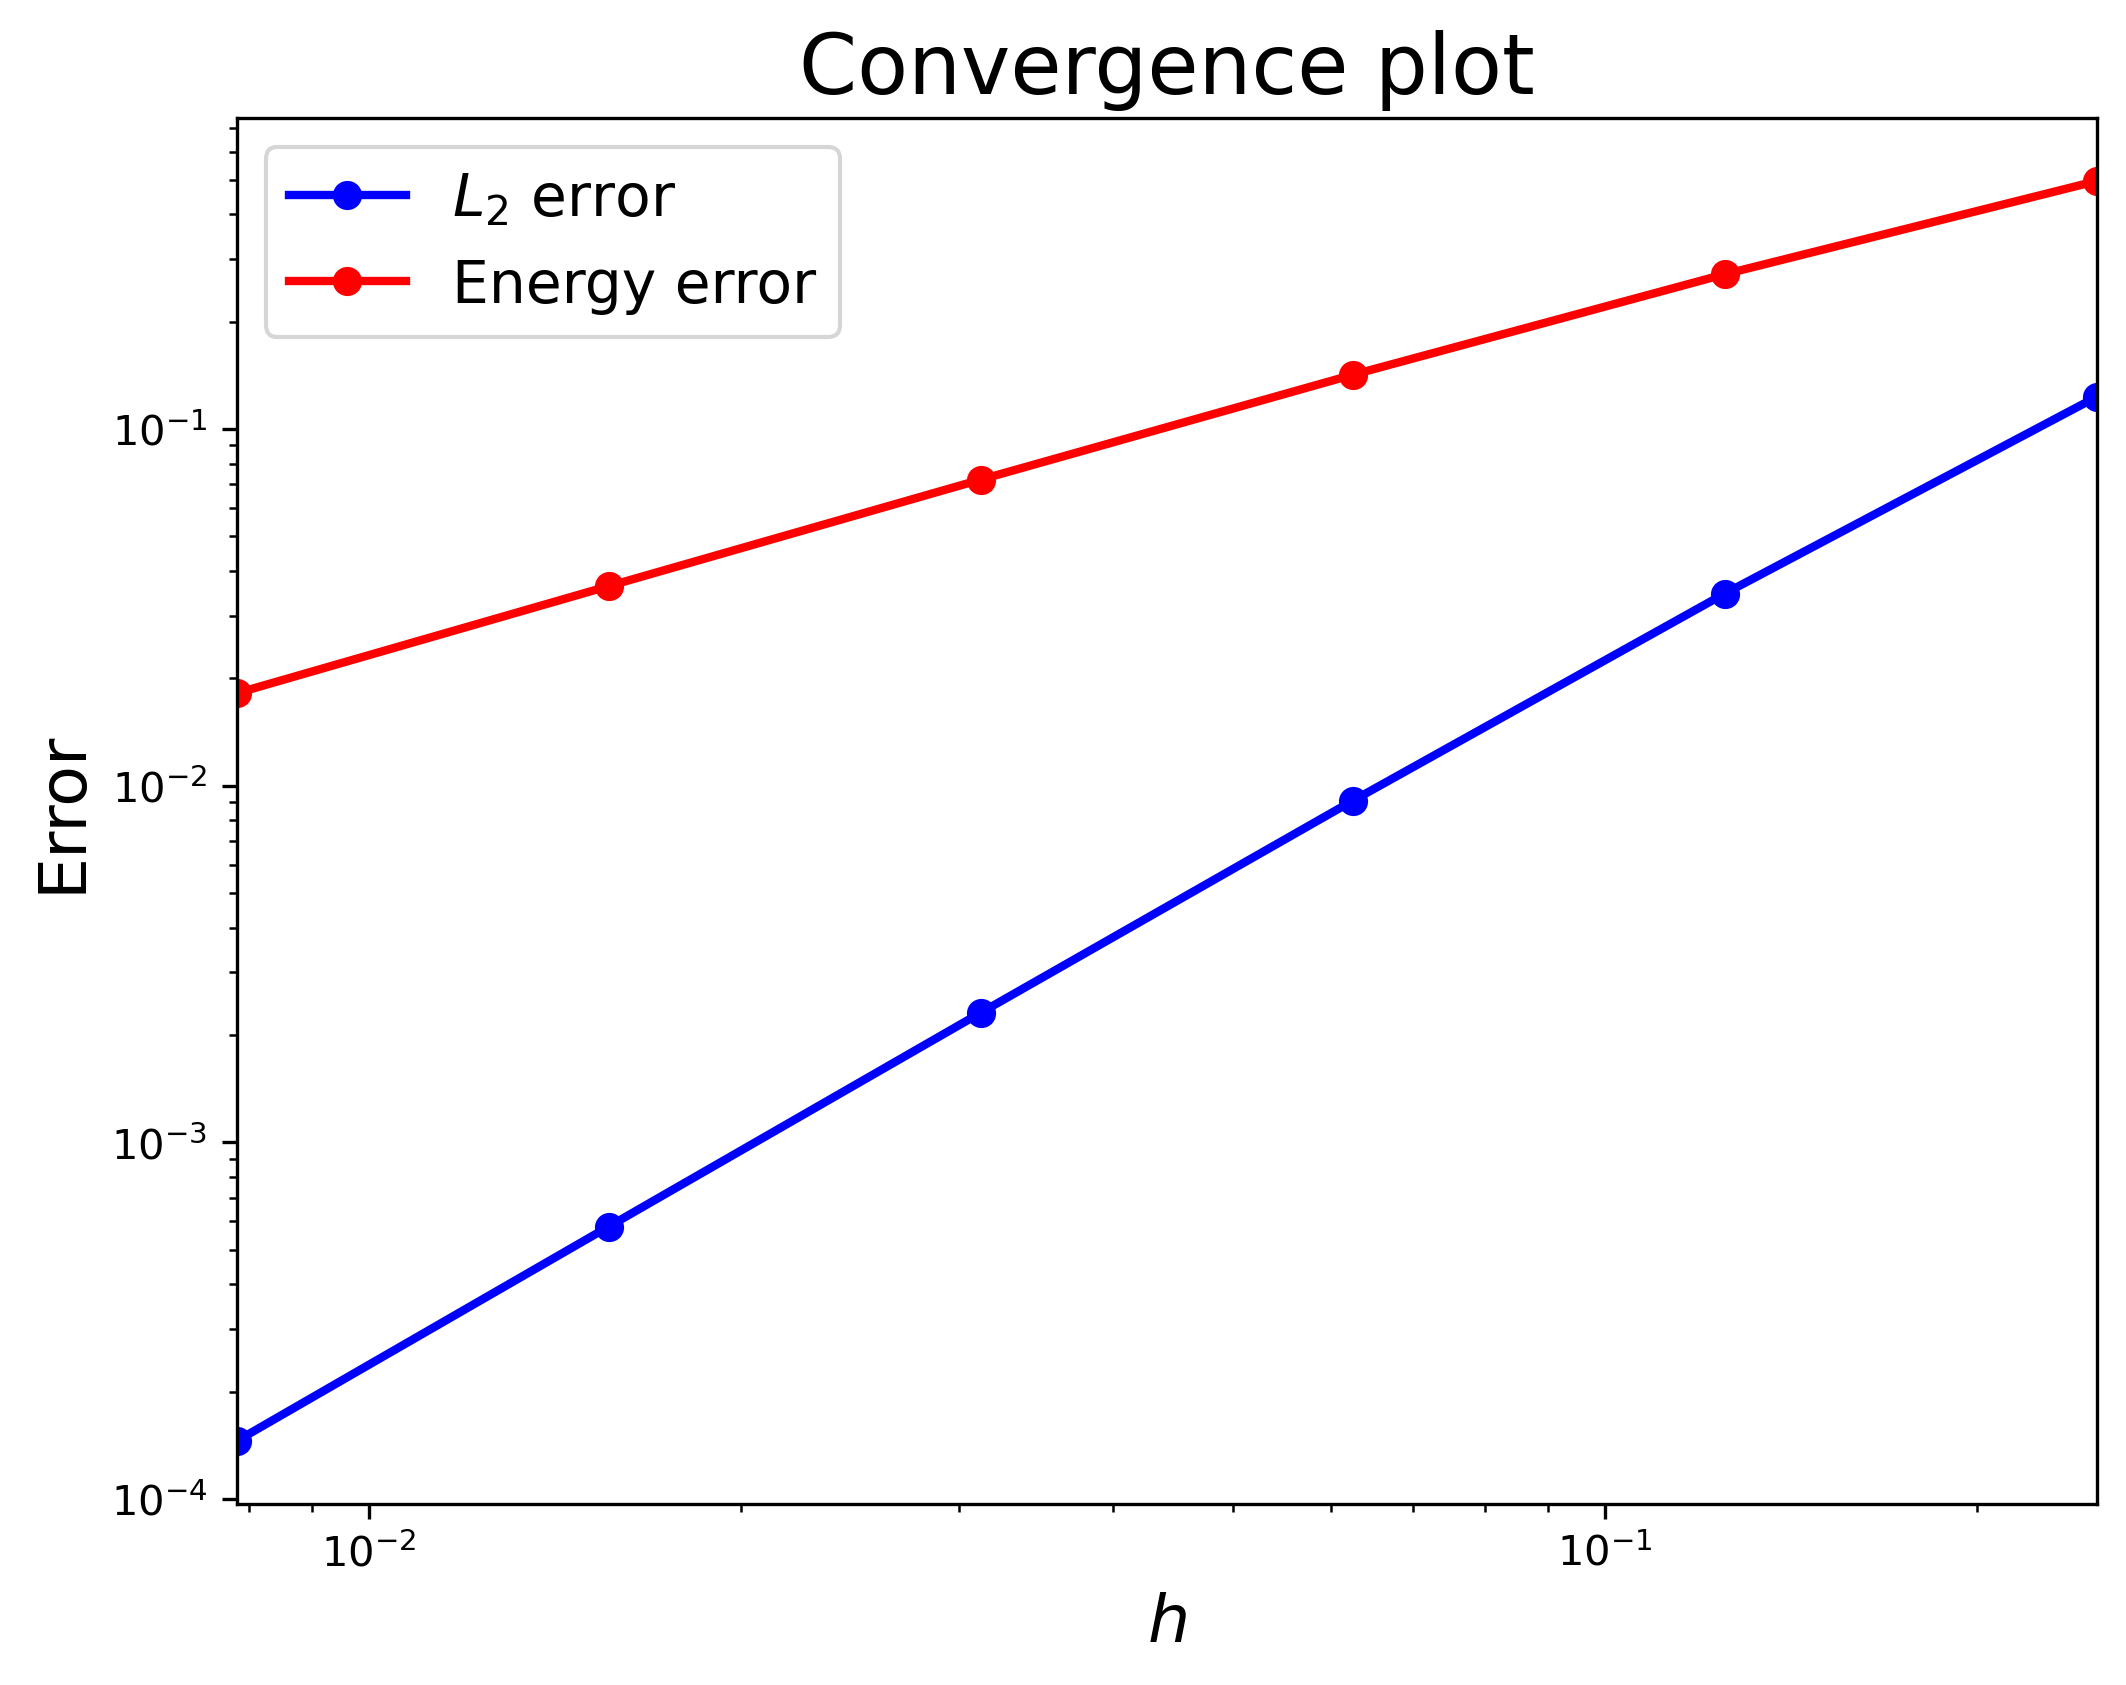

Write the Python code that produced this figure.
import numpy as np
import matplotlib.pyplot as plt
from math import log

# log-log convergence plot of L2error and energy error:


def plot_convergence(h, error1, label1, error2, label2, filename):
    fig, ax = plt.subplots(figsize=(8, 6))
    ax.loglog(h, error1, '-bo', label=label1, linewidth=2)
    ax.loglog(h, error2, '-ro', label=label2, linewidth=2)
    ax.set_xlabel(r'$h$', fontsize=16)
    ax.set_ylabel('Error', fontsize=16)
    ax.set_title('Convergence plot', fontsize=20)
    ax.set_xlim([min(h), max(h)])
    ax.legend(fontsize=14)
    fig.savefig(filename, dpi=300, bbox_inches='tight')
    ax.clear()


def convergence_rate(error, h):
    return [(log(error[i-1]) - log(error[i])) / (log(h[i - 1]) - log(h[i])) for i in range(1, np.size(error))]

# plot energy error of uh, and piu


def plot_energy_error(filename):
    h, energyerror_uh, energyerror_piu = np.loadtxt(filename, unpack=True)
    plt.plot(h, energyerror_uh, '-ro', label='$u_h$ ')
    plt.plot(h, energyerror_piu, '-go', label='$\pi u$ ')
    plt.title('Energy error', fontsize=16)
    plt.xlabel('$h$', fontsize=14)
    plt.ylabel('Energy error', fontsize=14)
    plt.legend(loc='best', fontsize=12)
    plt.style.use('seaborn-whitegrid')
    fig = plt.gcf()
    fig.set_size_inches(8, 6)
    fig.set_dpi(300)
    plt.rc('font', size=12)
    plt.savefig("energy_error.png", dpi=300, bbox_inches='tight')
    plt.clf()


def plot_energy_functional(filename):
    h, energy_uexact, energy_uh, energy_piu = np.loadtxt(filename, unpack=True)
    plt.plot(h, energy_uexact, '-bo', label='$u_{exact}$')
    plt.plot(h, energy_uh, '-ro', label='$u_h$ ')
    plt.plot(h, energy_piu, '-go', label='$\pi u$ ')
    plt.title('Energy functional', fontsize=16)
    plt.xlabel('$h$', fontsize=14)
    plt.ylabel('Energy functional', fontsize=14)
    plt.legend(loc='best', fontsize=12)
    plt.style.use('seaborn-whitegrid')
    fig = plt.gcf()
    fig.set_size_inches(8, 6)
    fig.set_dpi(300)
    plt.rc('font', size=12)
    plt.savefig('energy_functional.png', dpi=300, bbox_inches='tight')
    plt.clf()

# load h and error
h, l2error, energy_error = np.loadtxt("error.dat", unpack=True)

# plot convergence
plot_convergence(h, l2error, '$L_2$ error', energy_error,
                 'Energy error', "error.png")

# calculate and print convergence rates
l2_rates = convergence_rate(l2error, h)
energy_rates = convergence_rate(energy_error, h)
print("L2 convergence rates:", l2_rates)
print("Energy convergence rates:", energy_rates)

# plot energy error between finite element solution uh and interpolated solution pi_u:
plot_energy_error("energy_error.dat")

# plot energy functional of uexact, uh and pi_u:
plot_energy_functional("energy.dat")
